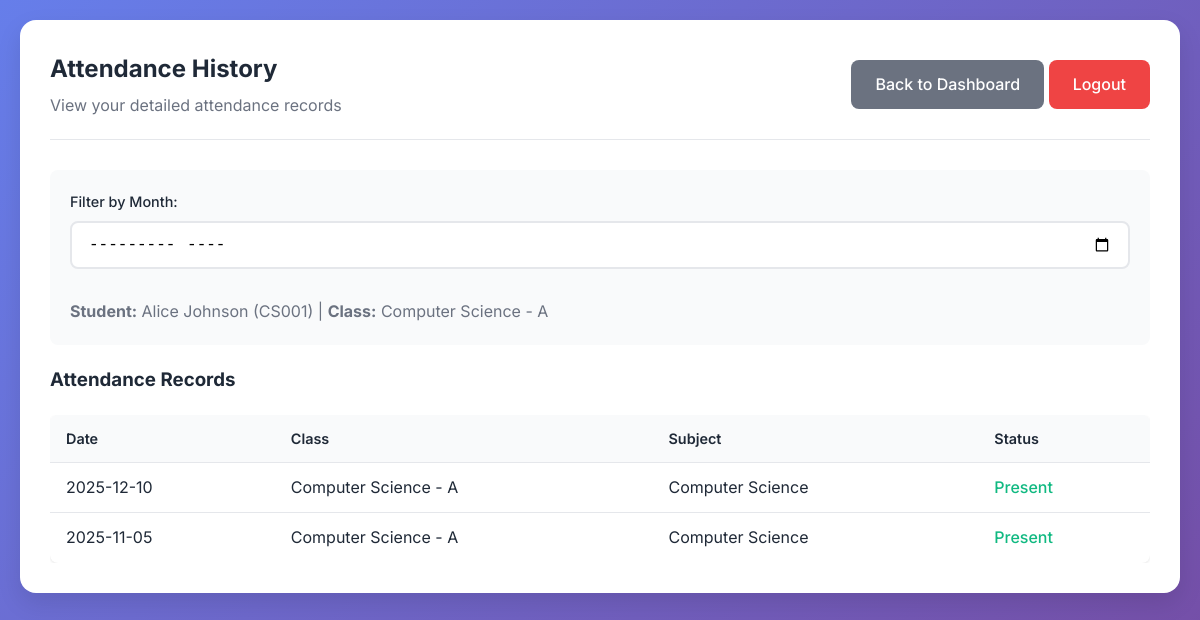
Page /view_attendance (signed in) on the committed database.
### tables this page shows
CREATE TABLE students (
    id INTEGER PRIMARY KEY AUTOINCREMENT,
    roll_number TEXT UNIQUE NOT NULL,
    name TEXT NOT NULL,
    email TEXT,
    class_id INTEGER,
    password TEXT NOT NULL,
    created_at TIMESTAMP DEFAULT CURRENT_TIMESTAMP,
    FOREIGN KEY (class_id) REFERENCES classes(id)
);

CREATE TABLE classes (
    id INTEGER PRIMARY KEY AUTOINCREMENT,
    name TEXT NOT NULL,
    subject TEXT,
    teacher_id INTEGER,
    created_at TIMESTAMP DEFAULT CURRENT_TIMESTAMP,
    FOREIGN KEY (teacher_id) REFERENCES teachers(id)
);

CREATE TABLE attendance (
    id INTEGER PRIMARY KEY AUTOINCREMENT,
    student_id INTEGER NOT NULL,
    class_id INTEGER NOT NULL,
    date TEXT NOT NULL,
    status TEXT NOT NULL CHECK (status IN ('present', 'absent', 'late')),
    marked_by INTEGER,
    remarks TEXT,
    created_at TIMESTAMP DEFAULT CURRENT_TIMESTAMP,
    FOREIGN KEY (student_id) REFERENCES students(id),
    FOREIGN KEY (class_id) REFERENCES classes(id),
    FOREIGN KEY (marked_by) REFERENCES teachers(id),
    UNIQUE(student_id, class_id, date)
);

### app.py (the view)
@app.route('/view_attendance')
def view_attendance():
    if 'student_id' not in session:
        return redirect(url_for('index'))
    conn = get_db_connection()
    student = conn.execute(
        'SELECT s.*, c.name as class_name, c.subject as subject '
        'FROM students s LEFT JOIN classes c ON s.class_id = c.id WHERE s.id = ?',
        (session['student_id'],),
    ).fetchone()
    month = request.args.get('month', '')
    base_query = '''
        SELECT a.*, c.name as class_name, c.subject as subject
        FROM attendance a
        JOIN classes c ON a.class_id = c.id
        WHERE a.student_id = ?
    '''
    params = [session['student_id']]
    if month:
        base_query += ' AND a.date LIKE ?'
        params.append(f'{month}%')
    base_query += ' ORDER BY a.date DESC'
    attendance_records = conn.execute(base_query, params).fetchall()
    conn.close()
    return render_template(
        'view_attendance.html',
        student=student,
        attendance_records=attendance_records,
        selected_month=month,
    )

### utils/db.py (called while the page is built)
def get_db_connection():
    db_path = Path(DATABASE)
    conn = sqlite3.connect(db_path)
    conn.row_factory = sqlite3.Row
    return conn

### templates/view_attendance.html (shortened to what this page needs)
{% extends "base.html" %}
{% block content %}
<div class="dashboard">
    <div class="dashboard-header">
        <div class="user-info">
            <h2>Attendance History</h2>
            <p>View your detailed attendance records</p>
        </div>
        <div>
            <a href="{{ url_for('student_dashboard') }}" class="btn btn-secondary">Back to Dashboard</a>
            <a href="{{ url_for('logout') }}" class="btn btn-danger">Logout</a>
        </div>
    </div>
    <div class="attendance-form">
        <form method="GET" class="form-row">
            <div class="form-group">
                <label for="month">Filter by Month:</label>
                <input type="month" name="month" id="month" class="form-control"
                       value="{{ selected_month }}">
            </div>
        </form>
        <p style="margin-top: 10px; color: #6b7280;">
            <strong>Student:</strong> {{ student.name }} ({{ student.roll_number }})
            {% if student.class_name %}| <strong>Class:</strong> {{ student.class_name }}{% endif %}
        </p>
    </div>
    <h3>Attendance Records{% if selected_month %} for {{ selected_month }}{% endif %}</h3>
    <div class="table-container">
        <table class="table">
            <thead>
                <tr>
                    <th>Date</th>
                    <th>Class</th>
                    <th>Subject</th>
                    <th>Status</th>
                </tr>
            </thead>
            <tbody>
                {% for attendance in attendance_records %}
                <tr>
                    <td>{{ attendance.date }}</td>
                    <td>{{ attendance.class_name }}</td>
                    <td>{{ attendance.subject or 'N/A' }}</td>
                    <td>
                        {% if attendance.status == 'present' %}
                            <span class="status-present">Present</span>
                        {% elif attendance.status == 'absent' %}
                            <span class="status-absent">Absent</span>
                        {% else %}
                            <span class="status-late">Late</span>
                        {% endif %}
                    </td>
                </tr>
                {% endfor %}
            </tbody>
        </table>
    </div>
</div>
{% endblock %}

### static/css/style.css (style rules this page uses)
* { margin: 0; padding: 0; box-sizing: border-box; }
:root { --primary-color: #4f46e5; --primary-hover: #4338ca; --secondary-color: #06b6d4; --success-color: #10b981; --warning-color: #f59e0b; --danger-color: #ef4444; --dark-color: #1f2937; --light-color: #f9fafb; --border-color: #e5e7eb; --shadow: 0 1px 3px rgba(0, 0, 0, 0.1); --shadow-lg: 0 10px 25px rgba(0, 0, 0, 0.1); }
body { font-family: 'Inter', -apple-system, BlinkMacSystemFont, 'Segoe UI', sans-serif; line-height: 1.6; color: var(--dark-color); background: linear-gradient(135deg, #667eea 0%, #764ba2 100%); min-height: 100vh; overflow-x: hidden; }
.form-group { margin-bottom: 20px; text-align: left; }
.form-group label { display: block; margin-bottom: 8px; color: var(--dark-color); font-weight: 500; font-size: 0.9rem; }
.form-control { width: 100%; padding: 12px 16px; border: 2px solid var(--border-color); border-radius: 8px; font-size: 1rem; transition: all 0.3s ease; background: white; }
.btn { padding: 12px 24px; border: none; border-radius: 8px; font-size: 1rem; font-weight: 500; cursor: pointer; transition: all 0.3s ease; text-decoration: none; display: inline-block; text-align: center; }
.btn-danger { background: var(--danger-color); color: white; }
.btn-secondary { background: #6b7280; color: white; }
.dashboard { background: white; padding: 30px; border-radius: 16px; box-shadow: var(--shadow-lg); }
.dashboard-header { display: flex; justify-content: space-between; align-items: center; margin-bottom: 30px; padding-bottom: 20px; border-bottom: 1px solid var(--border-color); }
.user-info h2 { color: var(--dark-color); margin-bottom: 5px; }
.user-info p { color: #6b7280; }
.table-container { overflow-x: auto; margin-top: 20px; }
.table { width: 100%; border-collapse: collapse; background: white; border-radius: 8px; overflow: hidden; box-shadow: var(--shadow); }
.table th, .table td { padding: 12px 16px; text-align: left; border-bottom: 1px solid var(--border-color); }
.table th { background: var(--light-color); font-weight: 600; color: var(--dark-color); font-size: 0.9rem; }
.table tbody tr:last-child td { border-bottom: none; }
.attendance-form { background: var(--light-color); padding: 20px; border-radius: 8px; margin-bottom: 20px; }
.status-present { color: var(--success-color); font-weight: 500; }
.form-row { display: grid; grid-template-columns: repeat(auto-fit, minmax(250px, 1fr)); gap: 20px; }

### rows in the picture
students: name "Alice Johnson", roll_number "CS001"
classes: class_name "Computer Science - A"
attendance: date "2025-12-10", class_name "Computer Science - A", subject "Computer Science", status "Present"
attendance: date "2025-11-05", class_name "Computer Science - A", subject "Computer Science", status "Present"
